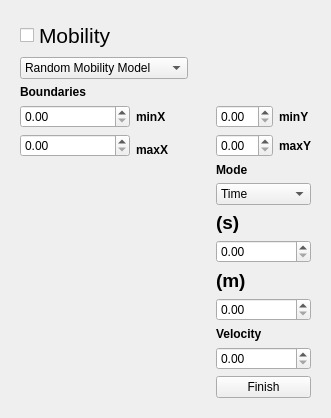
     <widget class="QWidget" name="tab_2">
      <attribute name="title">
       <string>Mobililty(2D)</string>
      </attribute>
      <layout class="QGridLayout" name="gridLayout_3">
       <item row="0" column="0">
        <widget class="QWidget" name="widget" native="true">
         <layout class="QGridLayout" name="gridLayout_6">
          <item row="0" column="0" colspan="4">
           <widget class="QCheckBox" name="checkBox">
            <property name="font">
             <font>
              <pointsize>16</pointsize>
              <bold>false</bold>
             </font>
            </property>
            <property name="text">
             <string>Mobility</string>
            </property>
           </widget>
          </item>
          <item row="1" column="0" colspan="3">
           <widget class="QComboBox" name="comboBox">
            <item>
             <property name="text">
              <string>Random Mobility Model</string>
             </property>
            </item>
            <item>
             <property name="text">
              <string>Draw the Route Manually</string>
             </property>
            </item>
           </widget>
          </item>
          <item row="2" column="0" colspan="2">
           <widget class="QLabel" name="label">
            <property name="font">
             <font>
              <bold>true</bold>
             </font>
            </property>
            <property name="text">
             <string>Boundaries</string>
            </property>
           </widget>
          </item>
          <item row="3" column="0" rowspan="2" colspan="2">
           <widget class="QDoubleSpinBox" name="doubleSpinBox_8"/>
          </item>
          <item row="3" column="2" rowspan="2">
           <widget class="QLabel" name="label_2">
            <property name="font">
             <font>
              <bold>true</bold>
             </font>
            </property>
            <property name="text">
             <string>minX</string>
            </property>
           </widget>
          </item>
          <item row="3" column="4" rowspan="2">
           <widget class="QDoubleSpinBox" name="doubleSpinBox_10"/>
          </item>
          <item row="3" column="5" rowspan="2">
           <widget class="QLabel" name="label_3">
            <property name="font">
             <font>
              <bold>true</bold>
             </font>
            </property>
            <property name="text">
             <string>minY</string>
            </property>
           </widget>
          </item>
          <item row="4" column="1">
           <widget class="QWidget" name="widget_2" native="true"/>
          </item>
          <item row="5" column="4">
           <widget class="QDoubleSpinBox" name="doubleSpinBox_11"/>
          </item>
          <item row="5" column="5">
           <widget class="QLabel" name="label_4">
            <property name="font">
             <font>
              <bold>true</bold>
             </font>
            </property>
            <property name="text">
             <string>maxY</string>
            </property>
           </widget>
          </item>
          <item row="6" column="4" colspan="2">
           <widget class="QLabel" name="label_6">
            <property name="font">
             <font>
              <bold>true</bold>
             </font>
            </property>
            <property name="text">
             <string>Mode</string>
            </property>
           </widget>
          </item>
          <item row="7" column="4" colspan="2">
           <widget class="QComboBox" name="comboBox_2">
            <item>
             <property name="text">
              <string>Time</string>
             </property>
            </item>
            <item>
             <property name="text">
              <string>Distance</string>
             </property>
            </item>
           </widget>
          </item>
          <item row="8" column="4">
           <widget class="QLabel" name="label_7">
            <property name="font">
             <font>
              <pointsize>14</pointsize>
              <bold>true</bold>
             </font>
            </property>
            <property name="text">
             <string>(s)</string>
            </property>
           </widget>
          </item>
          <item row="9" column="4" colspan="2">
           <widget class="QDoubleSpinBox" name="doubleSpinBox_4"/>
          </item>
          <item row="10" column="4">
           <widget class="QLabel" name="label_8">
            <property name="font">
             <font>
              <pointsize>14</pointsize>
              <bold>true</bold>
             </font>
            </property>
            <property name="text">
             <string>(m)</string>
            </property>
           </widget>
          </item>
          <item row="11" column="4" colspan="2">
           <widget class="QDoubleSpinBox" name="doubleSpinBox_5"/>
          </item>
          <item row="12" column="4" colspan="2">
           <widget class="QLabel" name="label_19">
            <property name="font">
             <font>
              <bold>true</bold>
             </font>
            </property>
            <property name="text">
             <string>Velocity</string>
            </property>
           </widget>
          </item>
          <item row="13" column="4" colspan="2">
           <widget class="QDoubleSpinBox" name="doubleSpinBox_7"/>
          </item>
          <item row="14" column="4" colspan="2">
           <widget class="QPushButton" name="pushButton_4">
            <property name="text">
             <string>Finish</string>
            </property>
           </widget>
          </item>
          <item row="5" column="2" colspan="2">
           <widget class="QWidget" name="widget_3" native="true">
            <widget class="QLabel" name="label_5">
             <property name="geometry">
              <rect>
               <x>0</x>
               <y>0</y>
               <width>41</width>
               <height>31</height>
              </rect>
             </property>
             <property name="font">
              <font>
               <bold>true</bold>
              </font>
             </property>
             <property name="text">
              <string>maxX</string>
             </property>
            </widget>
           </widget>
          </item>
          <item row="5" column="0" colspan="2">
           <widget class="QDoubleSpinBox" name="doubleSpinBox_9"/>
          </item>
         </layout>
        </widget>
       </item>
      </layout>
     </widget>
